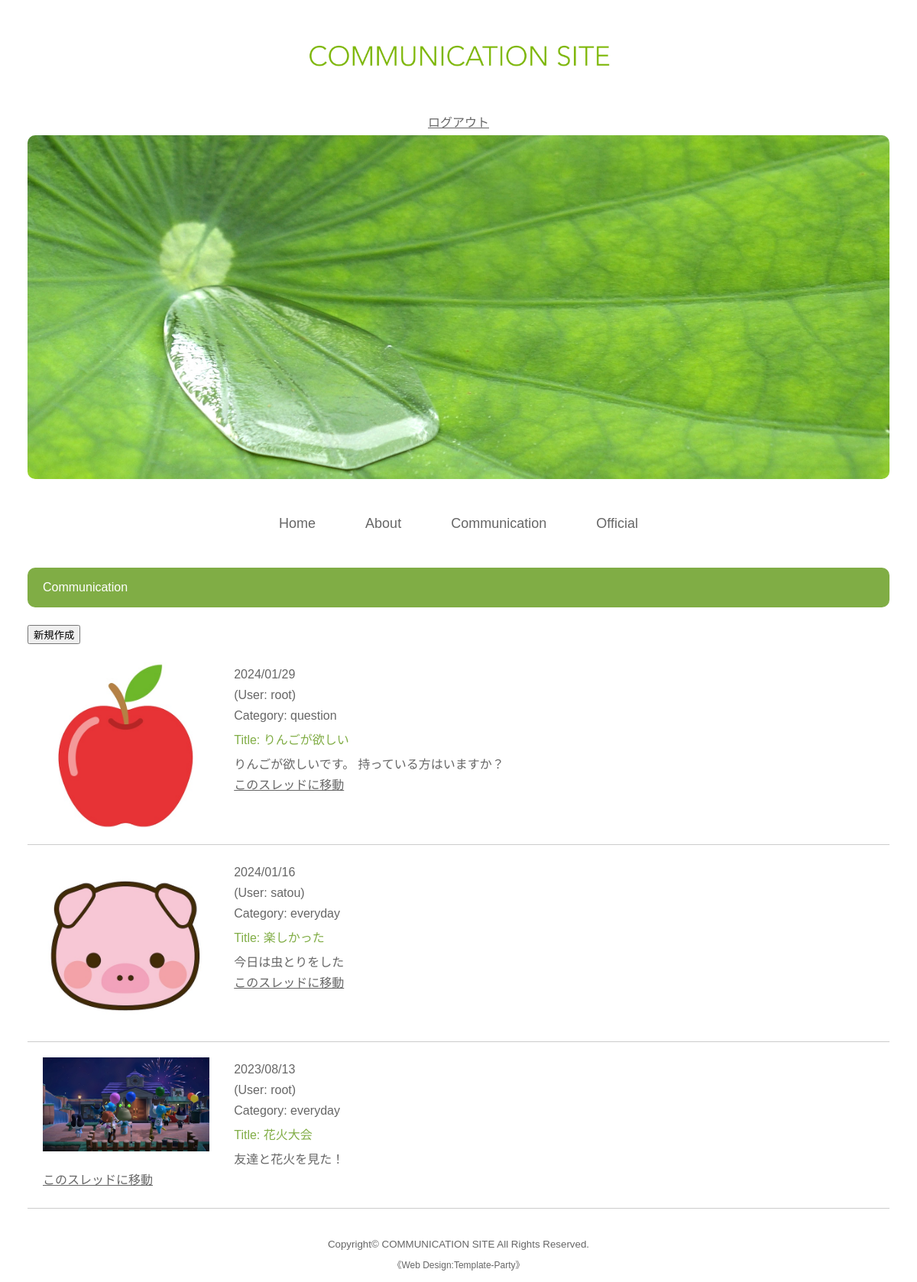
The page /communication/ (signed in) on the database its author committed.
### ac/models.py (models this page shows, shortened)
class Com(models.Model):
    created = models.DateTimeField(default=datetime.now())
    category = models.CharField(
               max_length=100,
               choices = CATEGORY
               )
    image = models.ImageField(null=True, blank=True, upload_to='upload/', default='upload/1896615.jpg')
    title = models.CharField(max_length=100)
    text = models.TextField(max_length=500)
    user = models.ForeignKey('auth.User', on_delete=models.CASCADE)

### ac/views.py (the view)
# urls.py: path('communication/', views.ListComView.as_view(), name='communication'),
class ListComView(LoginRequiredMixin, ListView):
    template_name = 'ac/communication.html'
    model = Com

### ac/templates/ac/communication.html (shortened to what this page needs)
{% extends 'base.html' %}
{% load static %}
{% block content %}
<div id="contents">
<section>
<h2>Communication</h2>
<a href="{% url 'communication_create' %}"><button type="submit">新規作成</button></a>
{% for item in object_list %}
<div class="list">
<img src="{{ item.image.url }}">
<p>{{ item.created|date:'Y/m/d' }}</p>
<p>(User: {{ item.user.username }})</p>
<p>Category: {{ item.category }}</p>
<h4>Title: {{ item.title }}</h4>
<p>{{ item.text }}</p>
<p><a href="{% url 'communication_detail' item.pk %}" class="btn btn-primary">このスレッドに移動</a></p>
</div>
{% endfor %}
</section>
</div>
{% endblock content %}

### templates/base.html (shortened to what this page needs)
{% load static %}
<!DOCTYPE html>
<html lang="ja">
<head>
<link rel="stylesheet" type="text/css" href="{% static 'ac/css/style.css' %}">
</head>
<body>
<div id="container">
    <header>
        <h1 id="logo"><a href="{% url 'home' %}"><img src="{% static 'ac/images/IMG_0389.jpg' %}" alt="SAMPLE SITE"></a></h1>
        <div class="navbar-nav d-flex flex-row">
            {% if request.user.is_authenticated %}
                <a class="nav-link mx-3" href="{% url 'accounts:logout' %}">ログアウト</a>
            {% else %}
                <a class="nav-link mx-3" href="{% url 'accounts:login' %}">ログイン</a>
                <a class="nav-link mx-3" href="{% url 'accounts:signup' %}">会員登録</a>
            {% endif %}
        </div>
        <aside id="mainimg"><img src="{% static 'ac/images/mainimg.jpg' %}" alt=""></aside>
    </header>
    <nav id="menubar">
        <ul>
            <li><a href="{% url 'home' %}">Home</a></li>
            <li><a href="{% url 'about' %}">About</a></li>
            <li><a href="{% url 'communication' %}">Communication</a></li>
            <li><a href="{% url 'official' %}">Official</a></li>
        </ul>
    </nav>
{% block content %}{% endblock content %}
<footer>
    <small>Copyright&copy; <a href="{% url 'home' %}">COMMUNICATION SITE</a> All Rights Reserved.</small>
    <span class="pr">《<a href="https://template-party.com/" target="_blank">Web Design:Template-Party</a>》</span>
</footer>
</div>
</body>
</html>

### ac/static/ac/css/style.css (style rules this page uses)
body { margin: 0px; padding: 0px; -webkit-text-size-adjust: none; color: #666; font-family: "ヒラギノ角ゴ Pro W3", "Hiragino Kaku Gothic Pro", "メイリオ", Meiryo, Osaka, "ＭＳ Ｐゴシック", "MS PGothic", sans-serif; font-size: 16px; line-height: 2; background: #fff; }
h1,h2,h3,h4,h5,p,ul,ol,li,dl,dt,dd,form,figure,form,select,input,textarea { margin: 0px;padding: 0px;font-size: 100%;font-weight: normal; }
ul { list-style-type: none; }
img { border: none;max-width: 100%;height: auto;vertical-align: middle; }
a { color: #666; transition: 0.3s; }
#container { max-width: 1400px; margin: 0 auto; padding: 0 3%; }
header { text-align: center; }
#logo img { width: 400px; margin: 40px auto 40px; }
#mainimg img { border-radius: 10px; margin-bottom: 40px; }
#menubar { text-align: center; font-size: 18px; margin-bottom: 40px; }
#menubar li { display: inline; }
#menubar li a { text-decoration: none; padding: 15px 30px; }
#contents h2 { clear: both; margin-bottom: 20px; color: #fff; padding: 10px 20px; background: #80ad45; border-radius: 10px; }
#contents p { padding: 0px 20px 20px; }
#contents p + p { margin-top: -5px; }
.list { overflow: hidden; border-bottom: 1px solid #ccc; padding: 20px; }
.list h4 { color: #80ad45; }
.list img { width: 20%; float: left; margin-right: 3% }
.list p { padding: 0 !important; }
footer { clear: both; text-align: center; padding: 30px 0px 10px; }
footer a { text-decoration: none; border: none; }
footer .pr { display: block; }
.pr { font-size: 12px; }

### rows shown on the page
Com: image (picture), created "2024/01/29", user.username "root", category "question", title "りんごが欲しい", text "りんごが欲しいです。 持っている方はいますか？"
Com: image (picture), created "2024/01/16", user.username "satou", category "everyday", title "楽しかった", text "今日は虫とりをした"
Com: image (picture), created "2023/08/13", user.username "root", category "everyday", title "花火大会", text "友達と花火を見た！"
